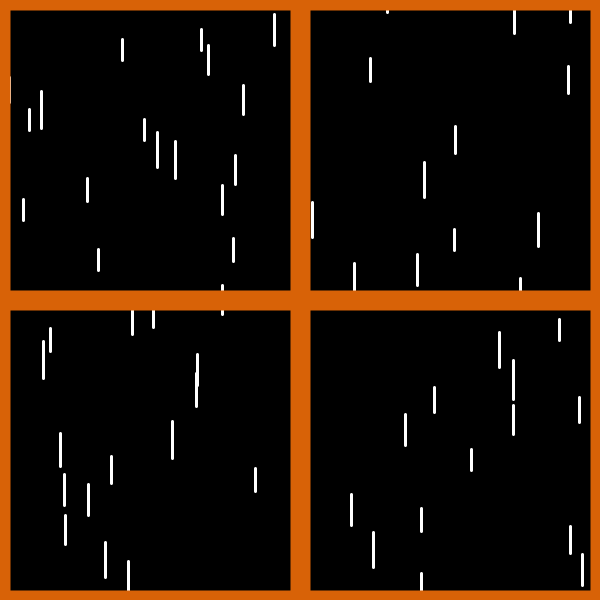
Frame 1 (no input)
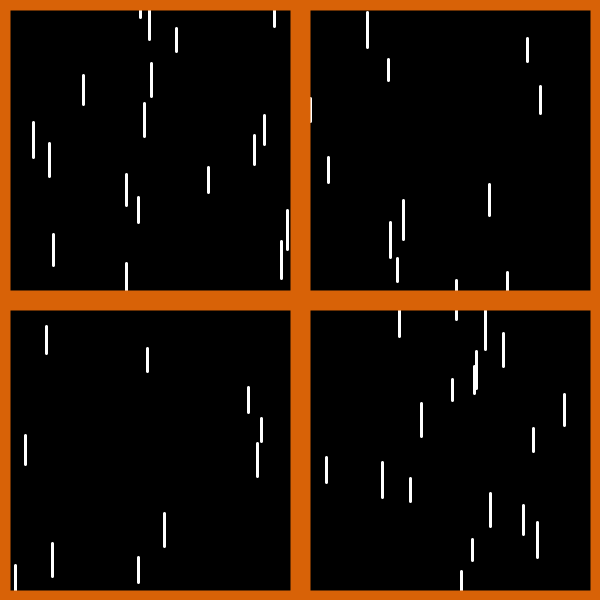
Frame 60 (the mouse pressed at the canvas centre just before this capture)
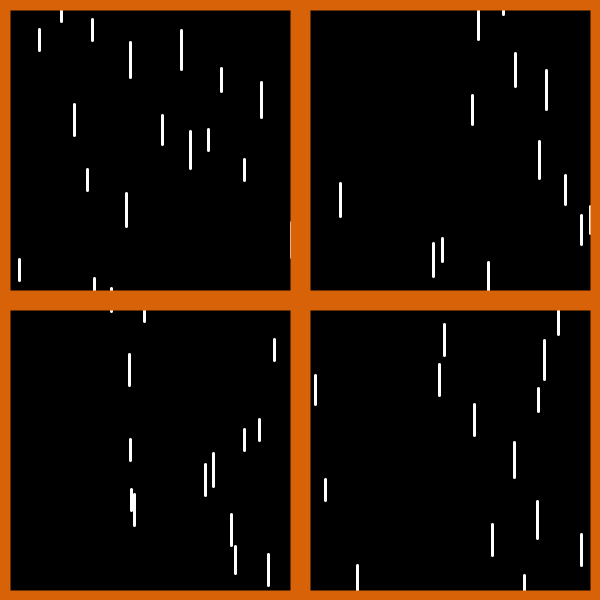
Frame 120 (the mouse held since frame 60 and released just before this capture)

The Processing sketch that drew these frames (run headless with seeded random() and noise(); from frame 60 on, the mouse is pressed at the canvas centre):

// Processing sketch: processing_163739
// ── processing_163739.pde

void setup() 

{

  size(600,600);

  frameRate(12);

}




void draw() 

{

  background(0);

  

  raining();

  window();

  

 }

 

void raining() {

  for (float x=0; x<width; x+=10) {

    float rainX = random(0,width);

    float rainLt = random(10,20);

    stroke(255);

    strokeWeight(3);

    line(rainX, x+rainLt, rainX, x-rainLt);

  }

}




void window() {

  stroke(216,98,7);

  strokeWeight(20);

  line(0,0,width,0);

  line(0,0,0,height);

  line(0,height,width,height);

  line(width,0,width,height);

  line(width/2,0,width/2,height);

  line(0,height/2,width,height/2);

}

  




void mouseClicked() {

background(242,235,17.200);

}
